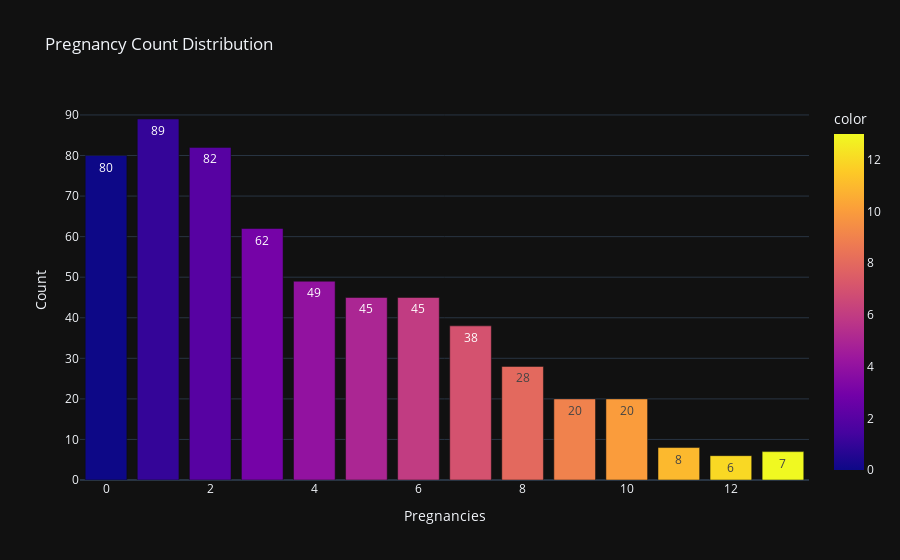

The cell this chart's notebook holds for it:
### Markdown cell above
#### Pregnancy Count Distribution

### Code cell
fig = px.bar(df_cleaned['Pregnancies'].value_counts().sort_index(),
             color = df_cleaned['Pregnancies'].value_counts().sort_index().index,
             template = 'plotly_dark',
             title = 'Pregnancy Count Distribution',
             labels = {'value':'Count'},
             text_auto = True
             )
fig.show()

### Figure 1 — Plotly figure (JSON) as saved in the notebook; plotly's stock layout.template omitted (floating-point values rounded to 4 significant figures)
{"data": [{"hovertemplate": "Pregnancies=%{x}<br>Count=%{y}<br>color=%{marker.color}<extra></extra>", "legendgroup": "", "marker": {"color": [0, 1, 2, 3, 4, 5, 6, 7, 8, 9, 10, 11, 12, 13], "coloraxis": "coloraxis", "pattern": {"shape": ""}}, "name": "", "orientation": "v", "showlegend": false, "textposition": "auto", "texttemplate": "%{y}", "type": "bar", "x": [0, 1, 2, 3, 4, 5, 6, 7, 8, 9, 10, 11, 12, 13], "xaxis": "x", "y": [80, 89, 82, 62, 49, 45, 45, 38, 28, 20, 20, 8, 6, 7], "yaxis": "y"}], "layout": {"barmode": "relative", "coloraxis": {"colorbar": {"title": {"text": "color"}}, "colorscale": [[0, "#0d0887"], [0.1111, "#46039f"], [0.2222, "#7201a8"], [0.3333, "#9c179e"], [0.4444, "#bd3786"], [0.5556, "#d8576b"], [0.6667, "#ed7953"], [0.7778, "#fb9f3a"], [0.8889, "#fdca26"], [1, "#f0f921"]]}, "legend": {"tracegroupgap": 0}, "title": {"text": "Pregnancy Count Distribution"}, "xaxis": {"anchor": "y", "domain": [0, 1], "title": {"text": "Pregnancies"}}, "yaxis": {"anchor": "x", "domain": [0, 1], "title": {"text": "Count"}}}}
